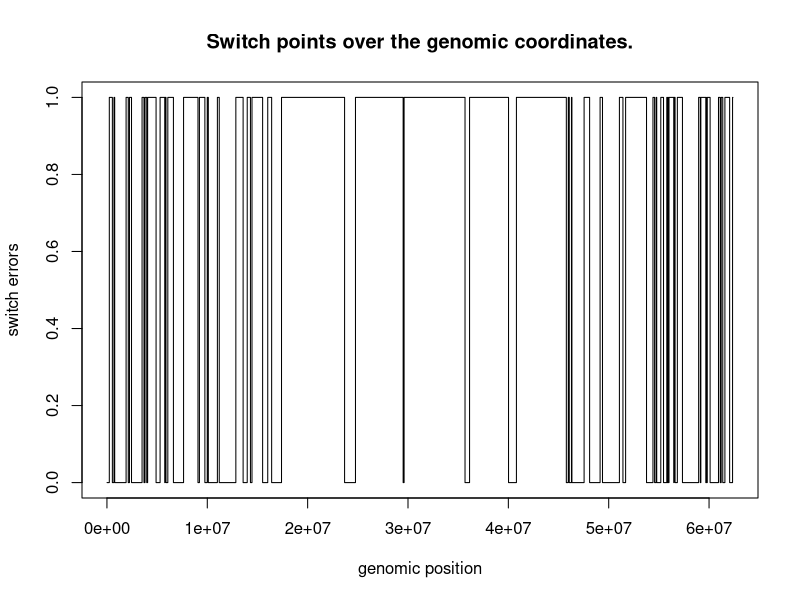
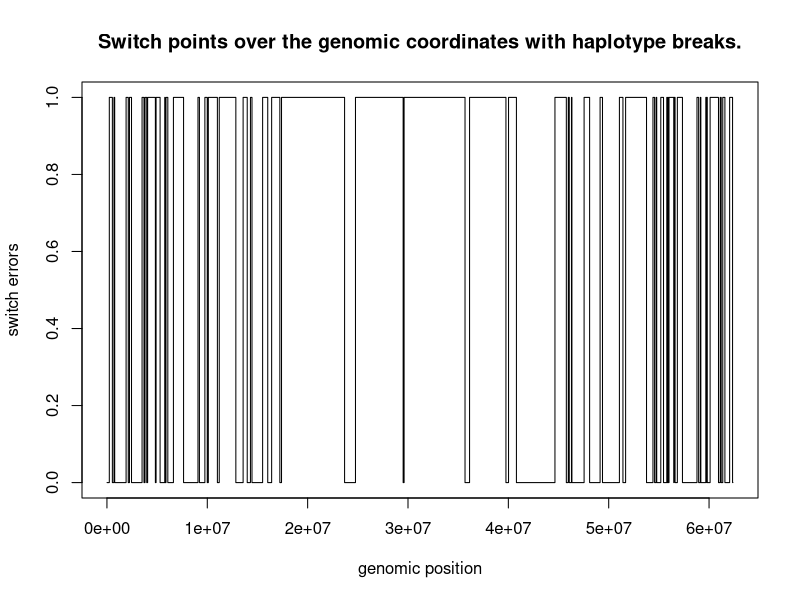

Source code (R) for these figures, in order: (Note: this script raises an error after producing the figures.)

## Purpose of the this script: 
  # Compute the switch points using the truth and phased haplotype (obtained from phaseExtender)
  # Here we use 25 RBphased samples used in SetB_02.

### Set the required path; 
## **update the path as need be with your directory 
getwd()
setwd("/home/priyanka/Dropbox/SharedWithHarish/TestSwitchErrors/SwitchErrorTutorial")
getwd()
list.files()  # read available files and folders 


##########  Switch errors test - Set B (first round of phaseExtension) ########## 
#####  Read the required data  ###### 

## Import "truth haplotype" for SetB
# truth set remains the same 
truthHaplotype_NA12891 <- read.table('SetB/truth_Haplotype_NA12891.txt', header = TRUE)
head(truthHaplotype_NA12891)
  #**Note: R doesn't allow to use ":" in header name and it is automatically renamed to "."
  # you can see this in the output 

# change the name of the header
colnames(truthHaplotype_NA12891)[colnames(truthHaplotype_NA12891)=="NA12891.PI"] <- "true.NA12891.PI"
colnames(truthHaplotype_NA12891)[colnames(truthHaplotype_NA12891)=="NA12891.PG_al"] <- "true.NA12891.PG_al"


## Import "phased haplotype" for SetB
phased_SetB_NA12891 <- read.table('SetB_03/phased_Haplotype_NA12891.txt', header = TRUE)
head(phased_SetB_NA12891)

# change the name of the header
colnames(phased_SetB_NA12891)[colnames(phased_SetB_NA12891)=="NA12891.PI"] <- "phased.NA12891.PI"
colnames(phased_SetB_NA12891)[colnames(phased_SetB_NA12891)=="NA12891.PG_al"] <- "phased.NA12891.PG_al"


## Merge the truth and phased data set to identify switch errors
merged.data <- merge(truthHaplotype_NA12891, phased_SetB_NA12891,
                     by=c("CHROM", "POS"))
head(merged.data)

# set the data in order by "POS" - ** it's very important to do this **
merged.data <- merged.data[order(merged.data$POS),]

# after merging, the row-index becomes random; so let's put it in order
rownames(merged.data) <- NULL

# Now, compare the "truth haplotype" with "phased haplotype" and ...
# ... find the sites where haplotype phasing switched
merged.data$match <- ifelse((merged.data$true.NA12891.PG_al == merged.data$phased.NA12891.PG_al), 0, 1)
# **Note: the "match" column should have values "0's" and "1's". A continous "0" or "1" indicates 
# .. properly phased block. But, transition from 0 -> 1 or from 1 -> 0 suggests a "Switch Error" betweeen the blocks.

# Now, plot the "Switch Error" points as png
png("SwitchPoints_SetB02_withOutHaplotypeBreaks.png", width = 1600, height = 600)
plot(merged.data$POS, merged.data$match, main = "Switch points over the genomic coordinates.", type = "s", 
     xlab = "genomic position", ylab = "switch errors")
#title(main = "Switch points", xlab = 'genomic coordinates', ylab = 'switch points')
dev.off()


# Compute switch error rates 
number_of_hets <- length(merged.data$match)
num_of_switch <- 0
prev_match <- merged.data$match[1]
for (item in merged.data$match){
  curr_match = item
  if (curr_match != prev_match){
    num_of_switch = num_of_switch + 1
    
    # reset the "previous match" value
    prev_match = curr_match}}

switch_err_rate = num_of_switch/(number_of_hets)
switch_err_rate
# [1] 0.009207532

# switch error rate per mb
# the size of human Chr 22 is about 62.3 mb
switch_error_rate_perMb = switch_err_rate/(62)
switch_error_rate_perMb
# [1] 0.0002819994



# switch error after accounting for the initial number of RBphased blocks
######## Fix the switch points by taking "haplotype breaks" into account. ##########
## The above switch point data (i.e "match") and the plot we obtained above doesn't account for break in haplotypes.
# Since our haplotype aren't completely merged genome/chromosome wide. The switch points needs to be defined per block. 

## So, now we compute switch point by including changes in "PI" values.
# Now, the "switch points" are addressed when :
  # we see 0 -> 1, or when 1 -> 0 in the "match" data
  # PI of the haplotype block changes
    # ** So, now we need to account for the match and also for change in haplotype block index.

# the length (number of rows) of the dataframe
seq_len <- length(merged.data$match)
seq_len

# set empty variables 
previous_match <- 0
hap_size <- 0
haplotype_sizes <- integer()  # to store the size of haplotype extended truly.
previous_pi <- 1 
haplotype_breaks <- integer()

# run a for loop to find switch points 
for (ith in c(1:seq_len)){
  current_match = merged.data$match[ith]
  current_pi = merged.data$phased.NA12891.PI[ith]
  if (previous_match == current_match & previous_pi == current_pi) {
    hap_size = hap_size + 1}
  else if (previous_match != current_match | previous_pi != current_pi) {
    # store the haplotype size of properly phased (extended) block
    haplotype_sizes <- c(haplotype_sizes, hap_size)
    hap_size <- 1}  # reset the haplotype size to 1
  
  # store the last haplotype size when the for loop reaches the end
  if (ith == seq_len){
    haplotype_sizes <- c(haplotype_sizes, hap_size)}
  
  # also find the genomic positions where haplotype breaks occur 
  if (previous_pi != current_pi){
    haplotype_breaks <- c(haplotype_breaks, merged.data$POS[ith])}
  
  # update the previous match and pi values for next for-loop 
  previous_match = current_match
  previous_pi = current_pi }


## Identify switch points and compute "switch error" rates. 
# the total number of haplotype blocks represent frequecy of switch points
freq_of_switch = length(haplotype_sizes)
freq_of_switch
total_possible_switch = sum(haplotype_sizes) # or number of hets site
haplotype_sizes

# calculate switch error rate
switch_error_rate = (freq_of_switch/total_possible_switch)
switch_error_rate
# [1] 0.009828264

# switch error rate per mb
switch_error_rate_perMb = switch_error_rate/(62)
switch_error_rate_perMb
# [1] 0.0002819994

## Now, add another column that represent the fully accounted haplotype switchpoints.
phase_state = 0
match_by_pi <- integer()
for (sizes in haplotype_sizes) {
  match_by_pi <- c(match_by_pi, rep(phase_state, sizes))
  
  # change the phase state for next loop
  if (phase_state == 0){
    phase_state = 1}
  else if (phase_state == 1){
    phase_state = 0} }

## add data "match02" to the dataframe
merged.data$match_by_pi <- match_by_pi

## Now, make switch points plot by accounting for the haplotype breaks. 
# for that we will create another column with updated matches between truth and phased haplotypes
png("SwitchPoints_SetB02_includingHaplotypeBreaks.png", width = 1600, height = 600)
plot(merged.data$POS, merged.data$match_by_pi, main = "Switch points over the genomic coordinates with haplotype breaks.", type = "s", 
     xlab = "genomic position", ylab = "switch errors")
dev.off()

## We can now overlay the haplotype breaks position on the top of switch points plot
abline(v=haplotype_breaks, col='red')


# for convenience let's convert this haplotype size list into integer array
haplotype_size_numeric <- as.numeric(unlist(haplotype_sizes))
haplotype_size_numeric

## Let's plot a histogram of the haplotype size distribution 
hisHap <- hist(haplotype_size_numeric)  # general histogram metrics for the data 
png("Histogram_ofHaplotypeSizeDistribution_SetB02.png", width = 1600, height = 600)
hist(haplotype_size_numeric, 
     main="Histogram for Haplotype size distribution", 
     xlab="haplotype size", 
     border="blue", 
     col="green",
     xlim=c(0,200),
     ylim = c(0,320),
     las=1, 
     breaks=20)
# add the size of the frequency to the histogram plot 
text(hisHap$mids,hisHap$counts,labels=hisHap$counts, adj=c(0.5, -0.5))
dev.off()

## Density plot
densHap <- density(haplotype_size_numeric)
png("Histogram_ofHaplotypeSizeDistribution_SetB02.png", width = 1600, height = 600)
plot(densHap, main = "Density plot of the haplotype size distribution")
polygon(densHap, col = 'red', border = 'blue')
dev.off()

print("Completed the switch error analyses on first round of phaseExtension on Set-B02 data.")
#### Complete analyses on Set-B02  #######

